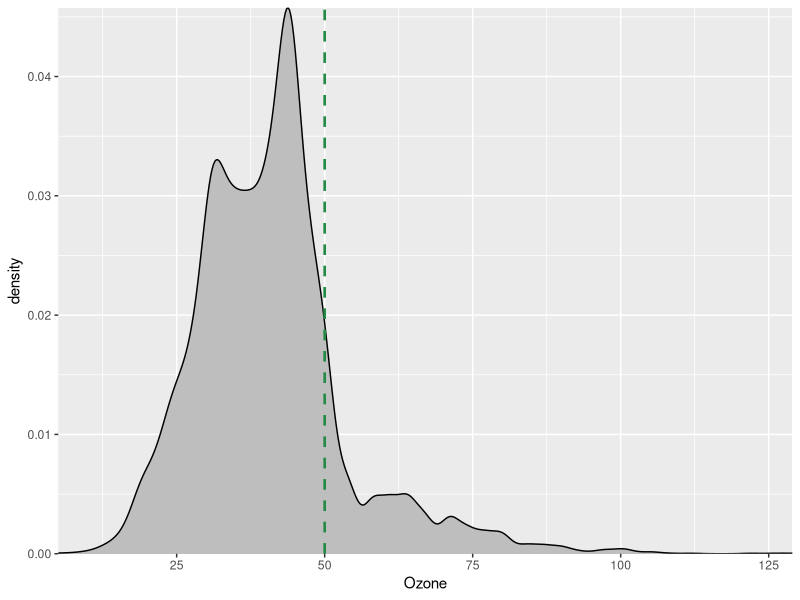
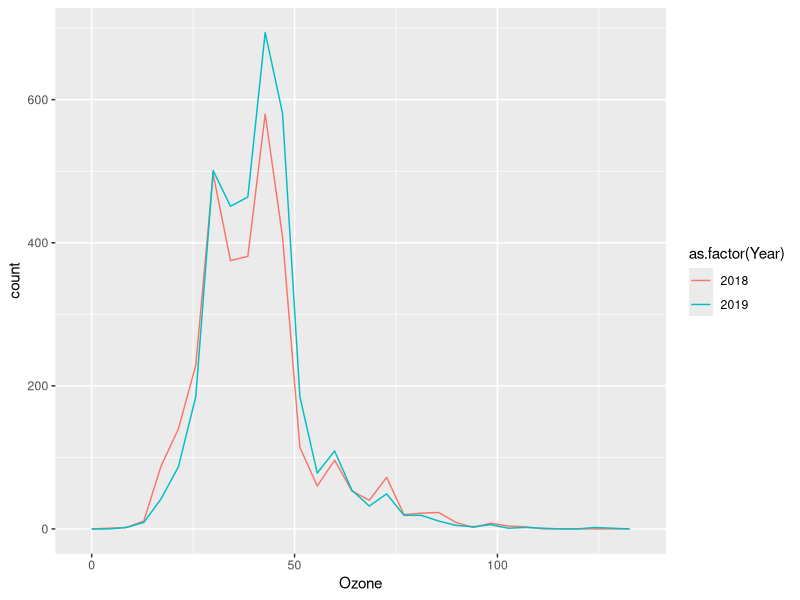

Generate these figures, in order, with R:
## ---- chunk 1
#install.packages('formatR')
knitr::opts_chunk$set(tidy.opts=list(width.cutoff=80), tidy=TRUE)

library(tidyverse)
library(lubridate)

## ---- chunk 2
EPAair <- read.csv("./Data/Processed/EPAair_O3_PM25_NC1819_Processed.csv", stringsAsFactors = TRUE)
# Set date to date format
EPAair$Date <- as.Date(EPAair$Date, format = "%Y-%m-%d")

## ---- chunk 3
summary(EPAair$Ozone) #mean = 40.88 and median = 40
length(EPAair$Ozone) #8976 observations - the mean of our sample is a good representation of the population

O3.onesample <- t.test(EPAair$Ozone, mu = 50, alternative = "less") #t test function
O3.onesample #p value is less than 0.05 so reject null - pop mean IS less than 50

Ozone.plot <- ggplot(EPAair, aes(x = Ozone)) +
  geom_density(fill = "gray") +
  geom_vline(xintercept = 50, #creating a vertical line at 50
             color = "#238b45", lty = 2, size = 0.9) + #most of the observations fall to the LEFT of the vertical line
  scale_x_continuous(expand = c(0, 0)) + 
  scale_y_continuous(expand = c(0, 0))
print(Ozone.plot)

# Format this same scenario as a GLM
O3.onesample2 <- lm(Ozone ~ 1, EPAair) #no explanatory variable, just an intercept term
O3.onesample2
## ---- chunk 4
#First let's look at the data
ggplot(EPAair, aes(x = Ozone, color = as.factor(Year))) +
  geom_freqpoly()

#Format as a t-test
#EPAair$Ozone will be our continuous dependent variable
#EPAair$Year will be our categorical variable with two levels (2018 and 2019)
O3.twosample <- t.test(EPAair$Ozone ~ EPAair$Year) #year is the categorical, explanatory variable
O3.twosample #p value is less than 0.05, reject null hypothesis - the two means ARE NOT the same

# Format as a GLM - need to change the question a bit - "is year a predictor of ozone levels?"
O3.twosample2 <- lm(EPAair$Ozone ~ EPAair$Year)
summary(O3.twosample2) #p value is less than 0.05 - reject null - year is a predictor of ozone levels

